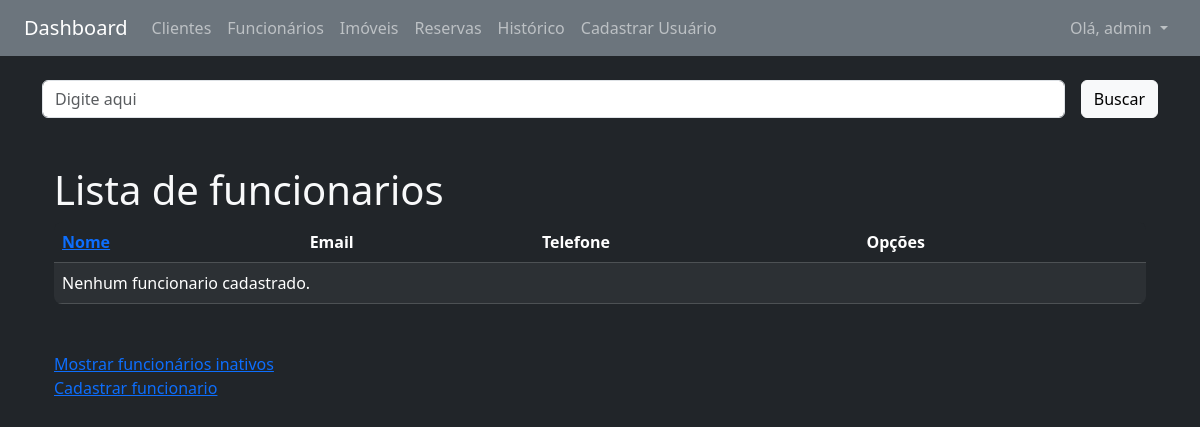
Page /funcionarios/nome/ (signed in) on the earlier database version.
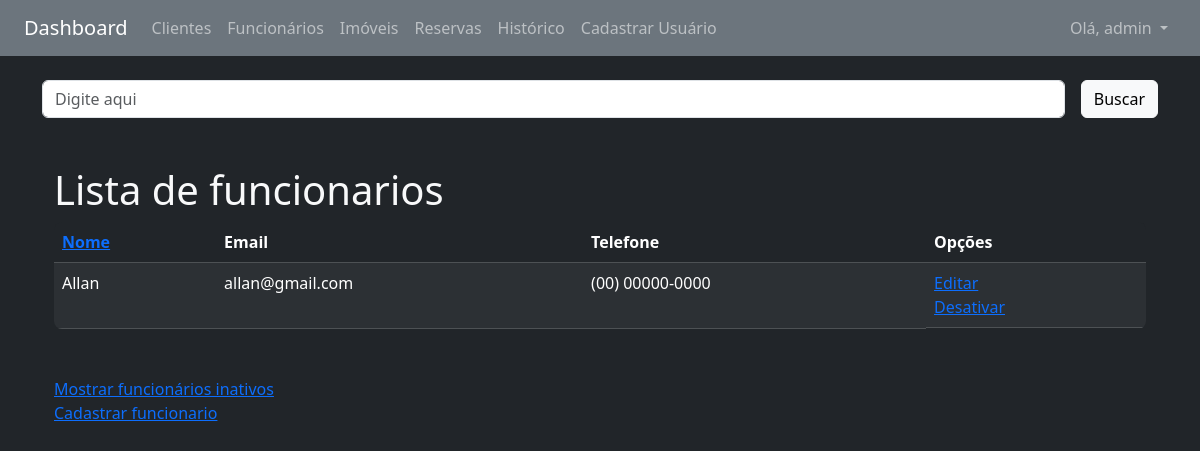
Same page on the later database version.
### funcionarios/models.py (models this page shows, shortened)
class Funcionario(models.Model):
    nome = models.CharField(max_length=100)
    email = models.EmailField(unique=True)
    telefone = models.CharField(max_length=20, blank=True)
    ativo = models.BooleanField(default=True)
    user = models.OneToOneField(
        User, on_delete=models.SET_NULL, null=True, blank=True)

### funcionarios/views.py (the view)
# urls.py: path('<campo>/', funcionarios, name="lista"),
@login_required
def funcionarios(request, campo):
    if not request.user.is_superuser:
        messages.error(request, "Voce não possui acesso a essa página.")
        return redirect('core:index')
    query = request.GET.get('busca', '')
    if campo == 'nome' and query:
        funcionarios = Funcionario.objects.filter(
            ativo=True, nome__icontains=query)
    else:
        funcionarios = Funcionario.objects.filter(ativo=True)
    if campo:
        campo_ordenacao = ORDENACAO_FUNCIONARIO_LOOKUP.get(campo, 'nome')
        funcionarios = funcionarios.order_by(campo_ordenacao)
    dados = {'funcionarios': funcionarios,
             'ativos': True, 'query': query, 'campo': campo}
    return render(request, 'funcionarios/lista.html', dados)

### core/templatetags/format_filters.py (called while the page is built)
@register.filter
def format_telefone(value):
    telefone = re.sub(r'\D', '', value)
    if len(telefone) == 11:
        return f"({telefone[:2]}) {telefone[2:7]}-{telefone[7:]}"
    elif len(telefone) == 10:
        return f"({telefone[:2]}) {telefone[2:6]}-{telefone[6:]}"
    return value

### funcionarios/templates/funcionarios/lista.html (shortened to what this page needs)
{% extends 'base.html' %}
{% load heroicons %}
{% load format_filters %}
{% block content %}
{% include 'partials/_busca.html' %}
<div class="container-sm mt-5">
    <h1 class="h1">Lista de funcionarios</h1>
</div>
<div class="container-sm mt-2">
    <div class="bg-dark rounded-3 overflow-hidden">
        <table cellpadding="5" cellspacing="1" class="table table-dark table-striped mb-0">
            <thead>
                <tr>
                    <th>
                        {% if ativos %}
                        <a href="{% url 'funcionarios:lista' 'nome' %}">Nome</a>
                        {% else %}
                        <a href="{% url 'funcionarios:lista_inativos' 'nome' %}">Nome</a>
                        {% endif %}
                    </th>
                    <th>Email</th>
                    <th>Telefone</th>
                    <th>Opções</th>
                </tr>
            </thead>
            <tbody>
                {% for funcionario in funcionarios %}
                <tr>
                    <td>{{ funcionario.nome }}</td>
                    <td>{{ funcionario.email }}</td>
                    <td>{{ funcionario.telefone|format_telefone }}</td>
                    <td class="d-flex flex-column">
                        <a href="{% url 'funcionarios:editar' funcionario.id %}">Editar</a>
                        {% if ativos %}
                        <a href="{% url 'funcionarios:desativar' funcionario.id %}">Desativar</a>
                        {% else %}
                        <a href="{% url 'funcionarios:ativar' funcionario.id %}">Ativar</a>
                        {% endif %}
                    </td>
                </tr>
                {% empty %}
                <tr>
                    <td colspan="5">Nenhum funcionario cadastrado.</td>
                </tr>
                {% endfor %}
            </tbody>
        </table>
    </div>
</div>
<div class="container-sm mt-5 d-flex flex-column">
    {% if ativos %}
    <a href="{% url 'funcionarios:lista_inativos' 'nome' %}">Mostrar funcionários inativos</a>
    {% else %}
    <a href="{% url 'funcionarios:lista' 'nome' %}">Mostrar funcionários ativos</a>
    {% endif %}
    <a href="{% url 'funcionarios:cadastrar' %}">Cadastrar funcionario</a>
</div>
{% endblock %}

Differences in the rows shown:
added Funcionario: nome "Allan", email "allan@gmail.com", telefone "(00) 00000-0000"
Other differences:
text no longer shown: "Nenhum funcionario cadastrado."
